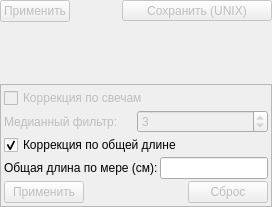
                      <widget class="QWidget" name="page_7">
                       <layout class="QVBoxLayout" name="verticalLayout_15">
                        <property name="spacing">
                         <number>6</number>
                        </property>
                        <property name="leftMargin">
                         <number>0</number>
                        </property>
                        <property name="topMargin">
                         <number>0</number>
                        </property>
                        <property name="rightMargin">
                         <number>0</number>
                        </property>
                        <property name="bottomMargin">
                         <number>0</number>
                        </property>
                        <item>
                         <layout class="QHBoxLayout" name="horizontalLayout_16">
                          <property name="spacing">
                           <number>0</number>
                          </property>
                          <item>
                           <widget class="QPushButton" name="applyLoadButton">
                            <property name="enabled">
                             <bool>false</bool>
                            </property>
                            <property name="sizePolicy">
                             <sizepolicy hsizetype="Minimum" vsizetype="Fixed">
                              <horstretch>0</horstretch>
                              <verstretch>0</verstretch>
                             </sizepolicy>
                            </property>
                            <property name="maximumSize">
                             <size>
                              <width>70</width>
                              <height>16777215</height>
                             </size>
                            </property>
                            <property name="text">
                             <string>Применить</string>
                            </property>
                           </widget>
                          </item>
                          <item>
                           <spacer name="horizontalSpacer_4">
                            <property name="orientation">
                             <enum>Qt::Horizontal</enum>
                            </property>
                            <property name="sizeHint" stdset="0">
                             <size>
                              <width>40</width>
                              <height>20</height>
                             </size>
                            </property>
                           </spacer>
                          </item>
                          <item>
                           <widget class="QToolButton" name="savePDButton">
                            <property name="enabled">
                             <bool>false</bool>
                            </property>
                            <property name="minimumSize">
                             <size>
                              <width>150</width>
                              <height>0</height>
                             </size>
                            </property>
                            <property name="maximumSize">
                             <size>
                              <width>100</width>
                              <height>16777215</height>
                             </size>
                            </property>
                            <property name="text">
                             <string>Сохранить (UNIX)</string>
                            </property>
                           </widget>
                          </item>
                         </layout>
                        </item>
                        <item>
                         <spacer name="verticalSpacer_5">
                          <property name="orientation">
                           <enum>Qt::Vertical</enum>
                          </property>
                          <property name="sizeType">
                           <enum>QSizePolicy::Expanding</enum>
                          </property>
                          <property name="sizeHint" stdset="0">
                           <size>
                            <width>20</width>
                            <height>56</height>
                           </size>
                          </property>
                         </spacer>
                        </item>
                        <item>
                         <widget class="QFrame" name="frame_9">
                          <property name="frameShape">
                           <enum>QFrame::StyledPanel</enum>
                          </property>
                          <property name="frameShadow">
                           <enum>QFrame::Raised</enum>
                          </property>
                          <layout class="QVBoxLayout" name="verticalLayout_21">
                           <property name="spacing">
                            <number>2</number>
                           </property>
                           <property name="leftMargin">
                            <number>3</number>
                           </property>
                           <property name="topMargin">
                            <number>3</number>
                           </property>
                           <property name="rightMargin">
                            <number>3</number>
                           </property>
                           <property name="bottomMargin">
                            <number>3</number>
                           </property>
                           <item>
                            <widget class="QCheckBox" name="pdCandleCorrectionCheckBox">
                             <property name="enabled">
                              <bool>false</bool>
                             </property>
                             <property name="text">
                              <string>Коррекция по свечам</string>
                             </property>
                            </widget>
                           </item>
                           <item>
                            <layout class="QHBoxLayout" name="horizontalLayout_28">
                             <item>
                              <widget class="QLabel" name="pdCandleCorrectionLabel">
                               <property name="enabled">
                                <bool>false</bool>
                               </property>
                               <property name="text">
                                <string>Медианный фильтр:</string>
                               </property>
                              </widget>
                             </item>
                             <item>
                              <widget class="QSpinBox" name="pdCandleCorrectionSpinBox">
                               <property name="enabled">
                                <bool>false</bool>
                               </property>
                               <property name="maximumSize">
                                <size>
                                 <width>150</width>
                                 <height>16777215</height>
                                </size>
                               </property>
                               <property name="minimum">
                                <number>1</number>
                               </property>
                               <property name="maximum">
                                <number>10</number>
                               </property>
                               <property name="value">
                                <number>3</number>
                               </property>
                              </widget>
                             </item>
                            </layout>
                           </item>
                           <item>
                            <widget class="QCheckBox" name="pdLengthCorrectionCheckBox">
                             <property name="enabled">
                              <bool>true</bool>
                             </property>
                             <property name="text">
                              <string>Коррекция по общей длине</string>
                             </property>
                             <property name="checked">
                              <bool>true</bool>
                             </property>
                            </widget>
                           </item>
                           <item>
                            <layout class="QHBoxLayout" name="horizontalLayout_29">
                             <item>
                              <widget class="QLabel" name="pdManualMeasLabel">
                               <property name="enabled">
                                <bool>true</bool>
                               </property>
                               <property name="text">
                                <string>Общая длина по мере (см):</string>
                               </property>
                              </widget>
                             </item>
                             <item>
                              <widget class="QLineEdit" name="pdManualMeasLineEdit">
                               <property name="maximumSize">
                                <size>
                                 <width>150</width>
                                 <height>16777215</height>
                                </size>
                               </property>
                              </widget>
                             </item>
                            </layout>
                           </item>
                           <item>
                            <layout class="QHBoxLayout" name="horizontalLayout_30">
                             <item>
                              <widget class="QPushButton" name="applyPdCorPushButton">
                               <property name="enabled">
                                <bool>false</bool>
                               </property>
                               <property name="text">
                                <string>Применить</string>
                               </property>
                              </widget>
                             </item>
                             <item>
                              <spacer name="horizontalSpacer_10">
                               <property name="orientation">
                                <enum>Qt::Horizontal</enum>
                               </property>
                               <property name="sizeHint" stdset="0">
                                <size>
                                 <width>40</width>
                                 <height>20</height>
                                </size>
                               </property>
                              </spacer>
                             </item>
                             <item>
                              <widget class="QPushButton" name="cancelPdCorPushButton">
                               <property name="enabled">
                                <bool>false</bool>
                               </property>
                               <property name="text">
                                <string>Сброс</string>
                               </property>
                              </widget>
                             </item>
                            </layout>
                           </item>
                          </layout>
                         </widget>
                        </item>
                       </layout>
                      </widget>
